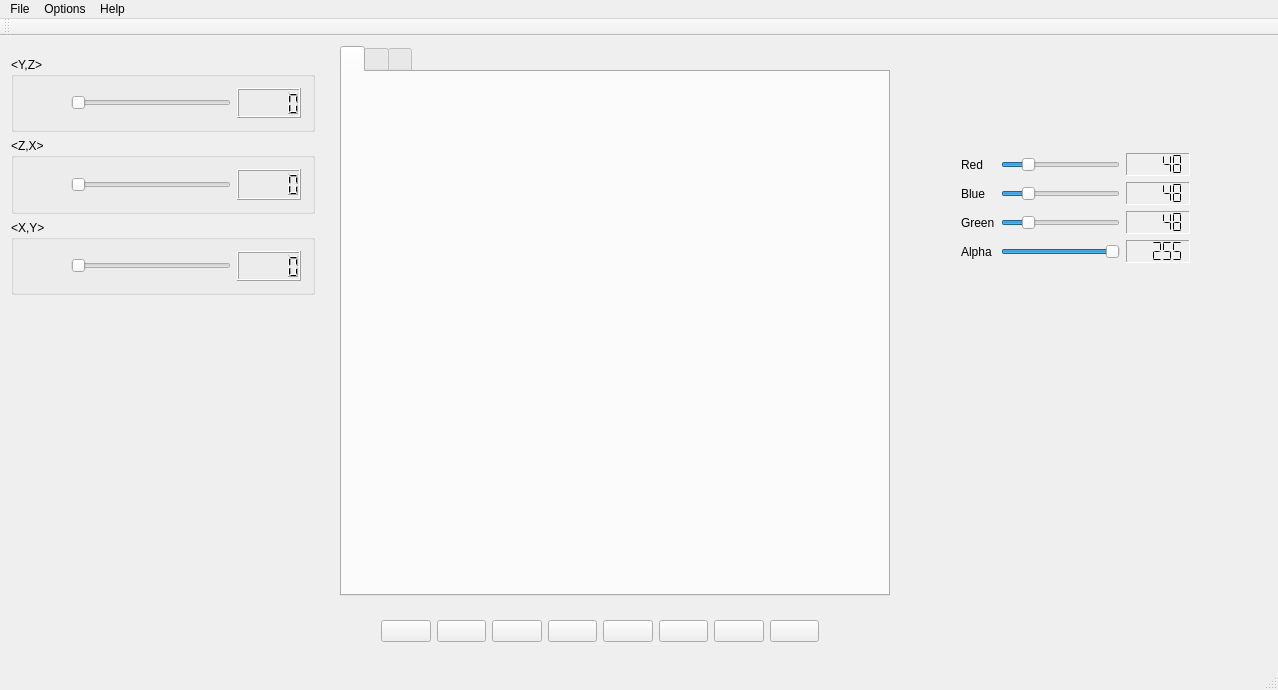
<?xml version="1.0" encoding="UTF-8"?>
<ui version="4.0">
 <class>MainWindow</class>
 <widget class="QMainWindow" name="MainWindow">
  <property name="geometry">
   <rect>
    <x>0</x>
    <y>0</y>
    <width>1278</width>
    <height>690</height>
   </rect>
  </property>
  <property name="windowTitle">
   <string>Sculptor</string>
  </property>
  <property name="windowIcon">
   <iconset resource="icons.qrc">
    <normaloff>:/icons/icons/logo.png</normaloff>:/icons/icons/logo.png</iconset>
  </property>
  <widget class="QWidget" name="centralWidget">
   <widget class="QWidget" name="layoutWidget">
    <property name="geometry">
     <rect>
      <x>950</x>
      <y>20</y>
      <width>251</width>
      <height>218</height>
     </rect>
    </property>
    <layout class="QGridLayout" name="gridLayout">
     <item row="3" column="0">
      <widget class="QLabel" name="labelGreen">
       <property name="text">
        <string>Green</string>
       </property>
      </widget>
     </item>
     <item row="4" column="0">
      <widget class="QLabel" name="labelAlpha">
       <property name="text">
        <string>Alpha</string>
       </property>
      </widget>
     </item>
     <item row="1" column="1">
      <widget class="QSlider" name="horizontalSliderRed">
       <property name="maximum">
        <number>255</number>
       </property>
       <property name="value">
        <number>48</number>
       </property>
       <property name="orientation">
        <enum>Qt::Horizontal</enum>
       </property>
      </widget>
     </item>
     <item row="4" column="2">
      <widget class="QLCDNumber" name="lcdNumber_4">
       <property name="frameShape">
        <enum>QFrame::Panel</enum>
       </property>
       <property name="frameShadow">
        <enum>QFrame::Sunken</enum>
       </property>
       <property name="smallDecimalPoint">
        <bool>false</bool>
       </property>
       <property name="digitCount">
        <number>5</number>
       </property>
       <property name="segmentStyle">
        <enum>QLCDNumber::Flat</enum>
       </property>
       <property name="intValue" stdset="0">
        <number>255</number>
       </property>
      </widget>
     </item>
     <item row="2" column="0">
      <widget class="QLabel" name="labelBlue">
       <property name="text">
        <string>Blue</string>
       </property>
      </widget>
     </item>
     <item row="2" column="2">
      <widget class="QLCDNumber" name="lcdNumber_2">
       <property name="frameShape">
        <enum>QFrame::Panel</enum>
       </property>
       <property name="frameShadow">
        <enum>QFrame::Sunken</enum>
       </property>
       <property name="segmentStyle">
        <enum>QLCDNumber::Flat</enum>
       </property>
       <property name="intValue" stdset="0">
        <number>48</number>
       </property>
      </widget>
     </item>
     <item row="3" column="2">
      <widget class="QLCDNumber" name="lcdNumber_3">
       <property name="frameShape">
        <enum>QFrame::Panel</enum>
       </property>
       <property name="frameShadow">
        <enum>QFrame::Sunken</enum>
       </property>
       <property name="segmentStyle">
        <enum>QLCDNumber::Flat</enum>
       </property>
       <property name="intValue" stdset="0">
        <number>48</number>
       </property>
      </widget>
     </item>
     <item row="2" column="1">
      <widget class="QSlider" name="horizontalSliderBlue">
       <property name="maximum">
        <number>255</number>
       </property>
       <property name="value">
        <number>48</number>
       </property>
       <property name="orientation">
        <enum>Qt::Horizontal</enum>
       </property>
      </widget>
     </item>
     <item row="0" column="0" colspan="3">
      <widget class="Paleta" name="widget" native="true">
       <property name="minimumSize">
        <size>
         <width>0</width>
         <height>50</height>
        </size>
       </property>
      </widget>
     </item>
     <item row="4" column="1">
      <widget class="QSlider" name="horizontalSliderAlpha">
       <property name="maximum">
        <number>255</number>
       </property>
       <property name="value">
        <number>255</number>
       </property>
       <property name="orientation">
        <enum>Qt::Horizontal</enum>
       </property>
      </widget>
     </item>
     <item row="1" column="0">
      <widget class="QLabel" name="labelRed">
       <property name="text">
        <string>Red</string>
       </property>
      </widget>
     </item>
     <item row="1" column="2">
      <widget class="QLCDNumber" name="lcdNumber">
       <property name="frameShape">
        <enum>QFrame::Panel</enum>
       </property>
       <property name="frameShadow">
        <enum>QFrame::Sunken</enum>
       </property>
       <property name="segmentStyle">
        <enum>QLCDNumber::Flat</enum>
       </property>
       <property name="intValue" stdset="0">
        <number>48</number>
       </property>
      </widget>
     </item>
     <item row="3" column="1">
      <widget class="QSlider" name="horizontalSliderGreen">
       <property name="maximum">
        <number>255</number>
       </property>
       <property name="value">
        <number>48</number>
       </property>
       <property name="orientation">
        <enum>Qt::Horizontal</enum>
       </property>
      </widget>
     </item>
    </layout>
   </widget>
   <widget class="QWidget" name="layoutWidget">
    <property name="geometry">
     <rect>
      <x>0</x>
      <y>10</y>
      <width>326</width>
      <height>260</height>
     </rect>
    </property>
    <layout class="QGridLayout" name="gridLayout_2">
     <item row="2" column="0">
      <widget class="QGroupBox" name="groupBox_3">
       <property name="title">
        <string>&lt;X,Y&gt;</string>
       </property>
       <layout class="QHBoxLayout" name="horizontalLayout_3">
        <item>
         <widget class="QPushButton" name="pushButton_3">
          <property name="text">
           <string/>
          </property>
          <property name="icon">
           <iconset resource="icons.qrc">
            <normaloff>:/icons/icons/eixo-z.png</normaloff>:/icons/icons/eixo-z.png</iconset>
          </property>
          <property name="iconSize">
           <size>
            <width>32</width>
            <height>32</height>
           </size>
          </property>
          <property name="flat">
           <bool>true</bool>
          </property>
         </widget>
        </item>
        <item>
         <widget class="QSlider" name="horizontalSliderEixoZ">
          <property name="maximum">
           <number>255</number>
          </property>
          <property name="orientation">
           <enum>Qt::Horizontal</enum>
          </property>
         </widget>
        </item>
        <item>
         <widget class="QLCDNumber" name="lcdNumber_7"/>
        </item>
       </layout>
      </widget>
     </item>
     <item row="1" column="0">
      <widget class="QGroupBox" name="groupBox_2">
       <property name="title">
        <string>&lt;Z,X&gt;</string>
       </property>
       <layout class="QHBoxLayout" name="horizontalLayout_2">
        <item>
         <widget class="QPushButton" name="pushButton_2">
          <property name="text">
           <string/>
          </property>
          <property name="icon">
           <iconset resource="icons.qrc">
            <normaloff>:/icons/icons/eixo-y.png</normaloff>:/icons/icons/eixo-y.png</iconset>
          </property>
          <property name="iconSize">
           <size>
            <width>32</width>
            <height>32</height>
           </size>
          </property>
          <property name="flat">
           <bool>true</bool>
          </property>
         </widget>
        </item>
        <item>
         <widget class="QSlider" name="horizontalSliderEixoY">
          <property name="maximum">
           <number>255</number>
          </property>
          <property name="orientation">
           <enum>Qt::Horizontal</enum>
          </property>
         </widget>
        </item>
        <item>
         <widget class="QLCDNumber" name="lcdNumber_6"/>
        </item>
       </layout>
      </widget>
     </item>
     <item row="0" column="0">
      <widget class="QGroupBox" name="groupBox">
       <property name="title">
        <string>&lt;Y,Z&gt;</string>
       </property>
       <layout class="QHBoxLayout" name="horizontalLayout">
        <item>
         <widget class="QPushButton" name="pushButton">
          <property name="text">
           <string/>
          </property>
          <property name="icon">
           <iconset resource="icons.qrc">
            <normaloff>:/icons/icons/eixo-x.png</normaloff>:/icons/icons/eixo-x.png</iconset>
          </property>
          <property name="iconSize">
           <size>
            <width>32</width>
            <height>32</height>
           </size>
          </property>
          <property name="flat">
           <bool>true</bool>
          </property>
         </widget>
        </item>
        <item>
         <widget class="QSlider" name="horizontalSliderEixoX">
          <property name="maximum">
           <number>255</number>
          </property>
          <property name="orientation">
           <enum>Qt::Horizontal</enum>
          </property>
         </widget>
        </item>
        <item>
         <widget class="QLCDNumber" name="lcdNumber_5"/>
        </item>
       </layout>
      </widget>
     </item>
    </layout>
   </widget>
   <widget class="QWidget" name="layoutWidget">
    <property name="geometry">
     <rect>
      <x>370</x>
      <y>570</y>
      <width>460</width>
      <height>50</height>
     </rect>
    </property>
    <layout class="QHBoxLayout" name="horizontalLayout_4">
     <item>
      <widget class="QPushButton" name="pushButtonPutVoxel">
       <property name="text">
        <string/>
       </property>
       <property name="icon">
        <iconset resource="icons.qrc">
         <normaloff>:/icons/icons/putVoxel.png</normaloff>:/icons/icons/putVoxel.png</iconset>
       </property>
       <property name="iconSize">
        <size>
         <width>40</width>
         <height>40</height>
        </size>
       </property>
       <property name="flat">
        <bool>false</bool>
       </property>
      </widget>
     </item>
     <item>
      <widget class="QPushButton" name="pushButtonCutVoxel">
       <property name="text">
        <string/>
       </property>
       <property name="icon">
        <iconset resource="icons.qrc">
         <normaloff>:/icons/icons/cutVoxel.png</normaloff>:/icons/icons/cutVoxel.png</iconset>
       </property>
       <property name="iconSize">
        <size>
         <width>40</width>
         <height>40</height>
        </size>
       </property>
       <property name="flat">
        <bool>false</bool>
       </property>
      </widget>
     </item>
     <item>
      <widget class="QPushButton" name="pushButtonPutBox">
       <property name="text">
        <string/>
       </property>
       <property name="icon">
        <iconset resource="icons.qrc">
         <normaloff>:/icons/icons/putBox.png</normaloff>:/icons/icons/putBox.png</iconset>
       </property>
       <property name="iconSize">
        <size>
         <width>40</width>
         <height>40</height>
        </size>
       </property>
       <property name="flat">
        <bool>false</bool>
       </property>
      </widget>
     </item>
     <item>
      <widget class="QPushButton" name="pushButtonCutBox">
       <property name="text">
        <string/>
       </property>
       <property name="icon">
        <iconset resource="icons.qrc">
         <normaloff>:/icons/icons/cutBox.png</normaloff>:/icons/icons/cutBox.png</iconset>
       </property>
       <property name="iconSize">
        <size>
         <width>40</width>
         <height>40</height>
        </size>
       </property>
       <property name="flat">
        <bool>false</bool>
       </property>
      </widget>
     </item>
     <item>
      <widget class="QPushButton" name="pushButtonPutSphere">
       <property name="text">
        <string/>
       </property>
       <property name="icon">
        <iconset resource="icons.qrc">
         <normaloff>:/icons/icons/putSphere.png</normaloff>:/icons/icons/putSphere.png</iconset>
       </property>
       <property name="iconSize">
        <size>
         <width>40</width>
         <height>40</height>
        </size>
       </property>
       <property name="flat">
        <bool>false</bool>
       </property>
      </widget>
     </item>
     <item>
      <widget class="QPushButton" name="pushButtonCutSphere">
       <property name="text">
        <string/>
       </property>
       <property name="icon">
        <iconset resource="icons.qrc">
         <normaloff>:/icons/icons/cutSphere.png</normaloff>:/icons/icons/cutSphere.png</iconset>
       </property>
       <property name="iconSize">
        <size>
         <width>40</width>
         <height>40</height>
        </size>
       </property>
       <property name="flat">
        <bool>false</bool>
       </property>
      </widget>
     </item>
     <item>
      <widget class="QPushButton" name="pushButtonPutEllipsoid">
       <property name="text">
        <string/>
       </property>
       <property name="icon">
        <iconset resource="icons.qrc">
         <normaloff>:/icons/icons/putEllipsoid.png</normaloff>:/icons/icons/putEllipsoid.png</iconset>
       </property>
       <property name="iconSize">
        <size>
         <width>40</width>
         <height>40</height>
        </size>
       </property>
       <property name="flat">
        <bool>false</bool>
       </property>
      </widget>
     </item>
     <item>
      <widget class="QPushButton" name="pushButtonCutEllipsoid">
       <property name="text">
        <string/>
       </property>
       <property name="icon">
        <iconset resource="icons.qrc">
         <normaloff>:/icons/icons/cutEllipsoid.png</normaloff>:/icons/icons/cutEllipsoid.png</iconset>
       </property>
       <property name="iconSize">
        <size>
         <width>40</width>
         <height>40</height>
        </size>
       </property>
       <property name="flat">
        <bool>false</bool>
       </property>
      </widget>
     </item>
    </layout>
   </widget>
   <widget class="QTabWidget" name="tabWidget">
    <property name="geometry">
     <rect>
      <x>340</x>
      <y>10</y>
      <width>550</width>
      <height>550</height>
     </rect>
    </property>
    <property name="currentIndex">
     <number>0</number>
    </property>
    <widget class="QWidget" name="tab">
     <attribute name="title">
      <string>&lt;Y,Z&gt;</string>
     </attribute>
     <widget class="Yz" name="widget_2" native="true">
      <property name="geometry">
       <rect>
        <x>10</x>
        <y>0</y>
        <width>512</width>
        <height>512</height>
       </rect>
      </property>
     </widget>
    </widget>
    <widget class="QWidget" name="tab_2">
     <attribute name="title">
      <string>&lt;Z,X&gt;</string>
     </attribute>
    </widget>
    <widget class="QWidget" name="tab_3">
     <attribute name="title">
      <string>&lt;X,Y&gt;</string>
     </attribute>
    </widget>
   </widget>
  </widget>
  <widget class="QMenuBar" name="menuBar">
   <property name="geometry">
    <rect>
     <x>0</x>
     <y>0</y>
     <width>1278</width>
     <height>21</height>
    </rect>
   </property>
   <widget class="QMenu" name="menuFile">
    <property name="title">
     <string>File</string>
    </property>
    <addaction name="actionNew_Canvas"/>
    <addaction name="actionOpen"/>
    <addaction name="actionSave"/>
    <addaction name="actionExport_off_File"/>
    <addaction name="actionExit"/>
   </widget>
   <widget class="QMenu" name="menuHelp">
    <property name="title">
     <string>Help</string>
    </property>
    <addaction name="actionContext_Help"/>
    <addaction name="actionGitHub"/>
   </widget>
   <widget class="QMenu" name="menuOption">
    <property name="title">
     <string>Options</string>
    </property>
    <addaction name="actionHex_Color"/>
    <addaction name="actionGo_To_Meshlab"/>
   </widget>
   <addaction name="menuFile"/>
   <addaction name="menuOption"/>
   <addaction name="menuHelp"/>
  </widget>
  <widget class="QToolBar" name="mainToolBar">
   <attribute name="toolBarArea">
    <enum>TopToolBarArea</enum>
   </attribute>
   <attribute name="toolBarBreak">
    <bool>false</bool>
   </attribute>
  </widget>
  <widget class="QStatusBar" name="statusBar"/>
  <action name="actionContext_Help">
   <property name="icon">
    <iconset resource="icons.qrc">
     <normaloff>:/icons/icons/information.png</normaloff>:/icons/icons/information.png</iconset>
   </property>
   <property name="text">
    <string>Context Help</string>
   </property>
   <property name="shortcut">
    <string>F1</string>
   </property>
  </action>
  <action name="actionNew_Canvas">
   <property name="icon">
    <iconset resource="icons.qrc">
     <normaloff>:/icons/icons/new.png</normaloff>:/icons/icons/new.png</iconset>
   </property>
   <property name="text">
    <string>New Canvas</string>
   </property>
   <property name="shortcut">
    <string>Ctrl+N</string>
   </property>
  </action>
  <action name="actionExport_off_File">
   <property name="icon">
    <iconset resource="icons.qrc">
     <normaloff>:/icons/icons/share.png</normaloff>:/icons/icons/share.png</iconset>
   </property>
   <property name="text">
    <string>Export .off File</string>
   </property>
  </action>
  <action name="actionExit">
   <property name="icon">
    <iconset resource="icons.qrc">
     <normaloff>:/icons/icons/exit.png</normaloff>:/icons/icons/exit.png</iconset>
   </property>
   <property name="text">
    <string>Exit</string>
   </property>
   <property name="shortcut">
    <string>Ctrl+Q</string>
   </property>
  </action>
  <action name="actionGitHub">
   <property name="icon">
    <iconset resource="icons.qrc">
     <normaloff>:/icons/icons/github-logo.png</normaloff>:/icons/icons/github-logo.png</iconset>
   </property>
   <property name="text">
    <string>GitHub</string>
   </property>
  </action>
  <action name="actionSave">
   <property name="icon">
    <iconset resource="icons.qrc">
     <normaloff>:/icons/icons/save.png</normaloff>:/icons/icons/save.png</iconset>
   </property>
   <property name="text">
    <string>Save</string>
   </property>
   <property name="shortcut">
    <string>Ctrl+S</string>
   </property>
  </action>
  <action name="actionOpen">
   <property name="icon">
    <iconset resource="icons.qrc">
     <normaloff>:/icons/icons/open-archive.png</normaloff>:/icons/icons/open-archive.png</iconset>
   </property>
   <property name="text">
    <string>Open</string>
   </property>
   <property name="shortcut">
    <string>Ctrl+O</string>
   </property>
  </action>
  <action name="actionHex_Color">
   <property name="icon">
    <iconset resource="icons.qrc">
     <normaloff>:/icons/icons/sharp.png</normaloff>:/icons/icons/sharp.png</iconset>
   </property>
   <property name="text">
    <string>Hex Color</string>
   </property>
  </action>
  <action name="actionGo_To_Meshlab">
   <property name="icon">
    <iconset resource="icons.qrc">
     <normaloff>:/icons/icons/object.png</normaloff>:/icons/icons/object.png</iconset>
   </property>
   <property name="text">
    <string>Export Meshlab</string>
   </property>
  </action>
 </widget>
 <layoutdefault spacing="6" margin="11"/>
 <customwidgets>
  <customwidget>
   <class>Paleta</class>
   <extends>QWidget</extends>
   <header>paleta.h</header>
   <container>1</container>
   <slots>
    <slot>setPaletaRed(int)</slot>
   </slots>
  </customwidget>
  <customwidget>
   <class>Yz</class>
   <extends>QWidget</extends>
   <header>yz.h</header>
   <container>1</container>
  </customwidget>
 </customwidgets>
 <resources>
  <include location="icons.qrc"/>
 </resources>
 <connections>
  <connection>
   <sender>actionExit</sender>
   <signal>triggered()</signal>
   <receiver>MainWindow</receiver>
   <slot>close()</slot>
   <hints>
    <hint type="sourcelabel">
     <x>-1</x>
     <y>-1</y>
    </hint>
    <hint type="destinationlabel">
     <x>199</x>
     <y>149</y>
    </hint>
   </hints>
  </connection>
  <connection>
   <sender>horizontalSliderRed</sender>
   <signal>valueChanged(int)</signal>
   <receiver>lcdNumber</receiver>
   <slot>display(int)</slot>
   <hints>
    <hint type="sourcelabel">
     <x>779</x>
     <y>174</y>
    </hint>
    <hint type="destinationlabel">
     <x>916</x>
     <y>178</y>
    </hint>
   </hints>
  </connection>
  <connection>
   <sender>horizontalSliderBlue</sender>
   <signal>valueChanged(int)</signal>
   <receiver>lcdNumber_2</receiver>
   <slot>display(int)</slot>
   <hints>
    <hint type="sourcelabel">
     <x>779</x>
     <y>203</y>
    </hint>
    <hint type="destinationlabel">
     <x>916</x>
     <y>207</y>
    </hint>
   </hints>
  </connection>
  <connection>
   <sender>horizontalSliderGreen</sender>
   <signal>valueChanged(int)</signal>
   <receiver>lcdNumber_3</receiver>
   <slot>display(int)</slot>
   <hints>
    <hint type="sourcelabel">
     <x>779</x>
     <y>232</y>
    </hint>
    <hint type="destinationlabel">
     <x>916</x>
     <y>236</y>
    </hint>
   </hints>
  </connection>
  <connection>
   <sender>horizontalSliderAlpha</sender>
   <signal>valueChanged(int)</signal>
   <receiver>lcdNumber_4</receiver>
   <slot>display(int)</slot>
   <hints>
    <hint type="sourcelabel">
     <x>779</x>
     <y>261</y>
    </hint>
    <hint type="destinationlabel">
     <x>916</x>
     <y>265</y>
    </hint>
   </hints>
  </connection>
  <connection>
   <sender>horizontalSliderEixoX</sender>
   <signal>valueChanged(int)</signal>
   <receiver>lcdNumber_5</receiver>
   <slot>display(int)</slot>
   <hints>
    <hint type="sourcelabel">
     <x>173</x>
     <y>97</y>
    </hint>
    <hint type="destinationlabel">
     <x>331</x>
     <y>102</y>
    </hint>
   </hints>
  </connection>
  <connection>
   <sender>horizontalSliderEixoY</sender>
   <signal>valueChanged(int)</signal>
   <receiver>lcdNumber_6</receiver>
   <slot>display(int)</slot>
   <hints>
    <hint type="sourcelabel">
     <x>215</x>
     <y>190</y>
    </hint>
    <hint type="destinationlabel">
     <x>337</x>
     <y>192</y>
    </hint>
   </hints>
  </connection>
  <connection>
   <sender>horizontalSliderEixoZ</sender>
   <signal>valueChanged(int)</signal>
   <receiver>lcdNumber_7</receiver>
   <slot>display(int)</slot>
   <hints>
    <hint type="sourcelabel">
     <x>169</x>
     <y>274</y>
    </hint>
    <hint type="destinationlabel">
     <x>333</x>
     <y>275</y>
    </hint>
   </hints>
  </connection>
 </connections>
</ui>
